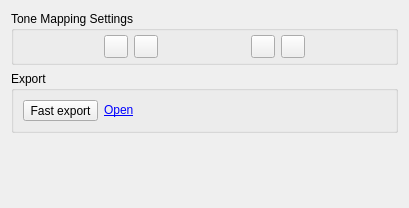
     <widget class="QWidget" name="page_2">
      <property name="geometry">
       <rect>
        <x>0</x>
        <y>0</y>
        <width>409</width>
        <height>208</height>
       </rect>
      </property>
      <attribute name="label">
       <string>Settings</string>
      </attribute>
      <layout class="QGridLayout" name="gridLayout_29">
       <item row="0" column="0">
        <layout class="QVBoxLayout" name="verticalLayout_3">
         <item>
          <widget class="QGroupBox" name="groupSaveLoadTMOsetting">
           <property name="sizePolicy">
            <sizepolicy hsizetype="Minimum" vsizetype="Minimum">
             <horstretch>0</horstretch>
             <verstretch>0</verstretch>
            </sizepolicy>
           </property>
           <property name="toolTip">
            <string/>
           </property>
           <property name="whatsThis">
            <string>Here you can load and save a tone mapping settings file.&lt;br&gt;You can also apply the contents of the currently loaded settings file.</string>
           </property>
           <property name="title">
            <string>Tone Mapping Settings</string>
           </property>
           <layout class="QGridLayout" name="gridLayout_24">
            <property name="leftMargin">
             <number>4</number>
            </property>
            <property name="topMargin">
             <number>4</number>
            </property>
            <property name="rightMargin">
             <number>4</number>
            </property>
            <property name="bottomMargin">
             <number>4</number>
            </property>
            <item row="0" column="0">
             <layout class="QGridLayout" name="gridLayout_25">
              <item row="0" column="1">
               <widget class="QToolButton" name="savesettingsbutton">
                <property name="sizePolicy">
                 <sizepolicy hsizetype="Minimum" vsizetype="Minimum">
                  <horstretch>0</horstretch>
                  <verstretch>0</verstretch>
                 </sizepolicy>
                </property>
                <property name="maximumSize">
                 <size>
                  <width>16777215</width>
                  <height>33</height>
                 </size>
                </property>
                <property name="toolTip">
                 <string>Save current parameters to a text file</string>
                </property>
                <property name="whatsThis">
                 <string>Save current parameters (pregamma and TMO) to a text file.</string>
                </property>
                <property name="icon">
                 <iconset theme="document-save">
                  <normaloff>../../../../../.designer/backup</normaloff>../../../../../.designer/backup</iconset>
                </property>
               </widget>
              </item>
              <item row="0" column="2">
               <widget class="QToolButton" name="loadsettingsbutton">
                <property name="sizePolicy">
                 <sizepolicy hsizetype="Minimum" vsizetype="Minimum">
                  <horstretch>0</horstretch>
                  <verstretch>0</verstretch>
                 </sizepolicy>
                </property>
                <property name="maximumSize">
                 <size>
                  <width>16777215</width>
                  <height>33</height>
                 </size>
                </property>
                <property name="toolTip">
                 <string>Load an existing text file containing pregamma and TMO settings</string>
                </property>
                <property name="whatsThis">
                 <string>Load an existing text file containing pregamma and TMO settings.</string>
                </property>
                <property name="icon">
                 <iconset theme="document-open">
                  <normaloff>../../../../../.designer/backup</normaloff>../../../../../.designer/backup</iconset>
                </property>
               </widget>
              </item>
              <item row="0" column="0">
               <spacer name="horizontalSpacer_6">
                <property name="orientation">
                 <enum>Qt::Horizontal</enum>
                </property>
                <property name="sizeHint" stdset="0">
                 <size>
                  <width>0</width>
                  <height>20</height>
                 </size>
                </property>
               </spacer>
              </item>
              <item row="0" column="5">
               <widget class="QToolButton" name="loadButton">
                <property name="sizePolicy">
                 <sizepolicy hsizetype="Minimum" vsizetype="Minimum">
                  <horstretch>0</horstretch>
                  <verstretch>0</verstretch>
                 </sizepolicy>
                </property>
                <property name="minimumSize">
                 <size>
                  <width>0</width>
                  <height>0</height>
                 </size>
                </property>
                <property name="maximumSize">
                 <size>
                  <width>16777215</width>
                  <height>33</height>
                 </size>
                </property>
                <property name="toolTip">
                 <string>Load saved parameters</string>
                </property>
                <property name="icon">
                 <iconset theme="cloud-upload">
                  <normaloff>../../../../../.designer/backup</normaloff>../../../../../.designer/backup</iconset>
                </property>
               </widget>
              </item>
              <item row="0" column="4">
               <widget class="QToolButton" name="saveButton">
                <property name="sizePolicy">
                 <sizepolicy hsizetype="Minimum" vsizetype="Minimum">
                  <horstretch>0</horstretch>
                  <verstretch>0</verstretch>
                 </sizepolicy>
                </property>
                <property name="maximumSize">
                 <size>
                  <width>16777215</width>
                  <height>33</height>
                 </size>
                </property>
                <property name="toolTip">
                 <string>Save current parameters</string>
                </property>
                <property name="icon">
                 <iconset theme="edit-download">
                  <normaloff>../../../../../.designer/backup</normaloff>../../../../../.designer/backup</iconset>
                </property>
               </widget>
              </item>
              <item row="0" column="3">
               <spacer name="horizontalSpacer">
                <property name="orientation">
                 <enum>Qt::Horizontal</enum>
                </property>
                <property name="sizeType">
                 <enum>QSizePolicy::MinimumExpanding</enum>
                </property>
                <property name="sizeHint" stdset="0">
                 <size>
                  <width>0</width>
                  <height>20</height>
                 </size>
                </property>
               </spacer>
              </item>
              <item row="0" column="6">
               <spacer name="horizontalSpacer_7">
                <property name="orientation">
                 <enum>Qt::Horizontal</enum>
                </property>
                <property name="sizeType">
                 <enum>QSizePolicy::MinimumExpanding</enum>
                </property>
                <property name="sizeHint" stdset="0">
                 <size>
                  <width>0</width>
                  <height>20</height>
                 </size>
                </property>
               </spacer>
              </item>
             </layout>
            </item>
           </layout>
          </widget>
         </item>
         <item>
          <widget class="QGroupBox" name="groupBoxExport">
           <property name="sizePolicy">
            <sizepolicy hsizetype="Minimum" vsizetype="Minimum">
             <horstretch>0</horstretch>
             <verstretch>0</verstretch>
            </sizepolicy>
           </property>
           <property name="title">
            <string>Export</string>
           </property>
           <layout class="QGridLayout" name="gridLayout_28">
            <property name="verticalSpacing">
             <number>6</number>
            </property>
            <item row="0" column="0">
             <layout class="QHBoxLayout" name="horizontalLayout_2">
              <item>
               <widget class="QToolButton" name="queueButton">
                <property name="sizePolicy">
                 <sizepolicy hsizetype="Minimum" vsizetype="Minimum">
                  <horstretch>0</horstretch>
                  <verstretch>0</verstretch>
                 </sizepolicy>
                </property>
                <property name="maximumSize">
                 <size>
                  <width>16777215</width>
                  <height>33</height>
                 </size>
                </property>
                <property name="text">
                 <string>Fast export</string>
                </property>
                <property name="icon">
                 <iconset theme="folder-pictures">
                  <normaloff>../../../../../.designer/backup</normaloff>../../../../../.designer/backup</iconset>
                </property>
                <property name="toolButtonStyle">
                 <enum>Qt::ToolButtonTextBesideIcon</enum>
                </property>
               </widget>
              </item>
              <item>
               <widget class="QLabel" name="lblOpenQueue">
                <property name="sizePolicy">
                 <sizepolicy hsizetype="MinimumExpanding" vsizetype="Minimum">
                  <horstretch>0</horstretch>
                  <verstretch>0</verstretch>
                 </sizepolicy>
                </property>
                <property name="toolTip">
                 <string>Opens the current export directory. This can be changed in the preferences!</string>
                </property>
                <property name="text">
                 <string>&lt;html&gt;&lt;head/&gt;&lt;body&gt;&lt;p&gt;&lt;a href=&quot;Open&quot;&gt;&lt;span style=&quot; text-decoration: underline; color:#0000ff;&quot;&gt;Open&lt;/span&gt;&lt;/a&gt;&lt;/p&gt;&lt;/body&gt;&lt;/html&gt;</string>
                </property>
                <property name="openExternalLinks">
                 <bool>false</bool>
                </property>
                <property name="textInteractionFlags">
                 <set>Qt::LinksAccessibleByMouse</set>
                </property>
               </widget>
              </item>
              <item>
               <layout class="QHBoxLayout" name="frameSpinner">
                <property name="spacing">
                 <number>0</number>
                </property>
               </layout>
              </item>
              <item>
               <spacer name="horizontalSpacer_3">
                <property name="orientation">
                 <enum>Qt::Horizontal</enum>
                </property>
                <property name="sizeType">
                 <enum>QSizePolicy::MinimumExpanding</enum>
                </property>
                <property name="sizeHint" stdset="0">
                 <size>
                  <width>0</width>
                  <height>20</height>
                 </size>
                </property>
               </spacer>
              </item>
             </layout>
            </item>
            <item row="0" column="1">
             <widget class="QLabel" name="lblQueueSize">
              <property name="text">
               <string notr="true"/>
              </property>
             </widget>
            </item>
           </layout>
          </widget>
         </item>
         <item>
          <spacer name="verticalSpacer">
           <property name="orientation">
            <enum>Qt::Vertical</enum>
           </property>
           <property name="sizeHint" stdset="0">
            <size>
             <width>20</width>
             <height>40</height>
            </size>
           </property>
          </spacer>
         </item>
        </layout>
       </item>
      </layout>
     </widget>
